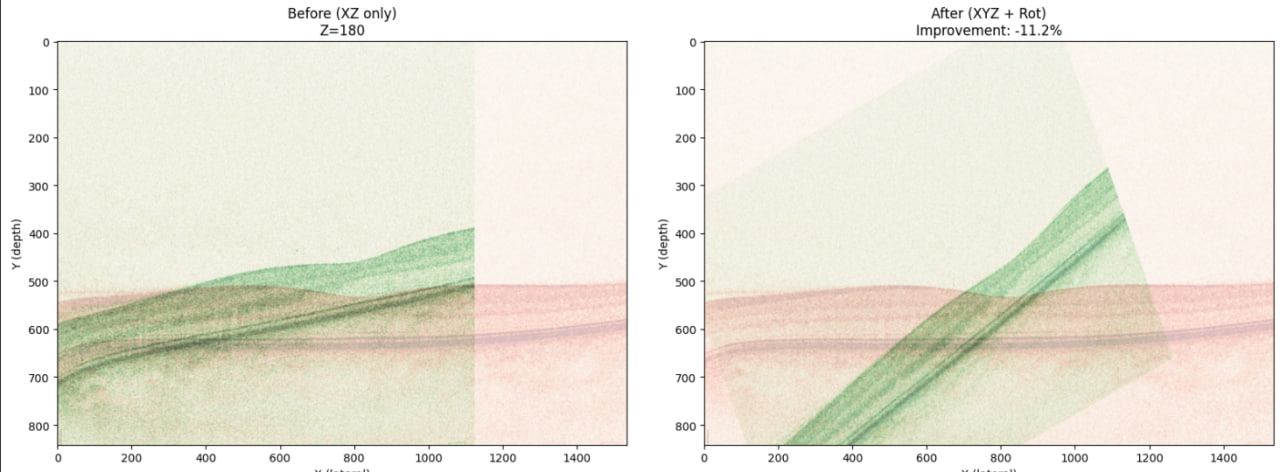
#> input picture notebooks/zaxis_comparison.jpg, 1280 x 472 px; its folder holds only this picture in this run
$ python -i rotation_alignment.py   (imports and definitions only)
#> lines starting #> are read from the running program, lines starting #| are printed output that depends on the picture
#> further down, picture is the input picture: shape (472, 1280, 3); mean B, G, R 219.1, 231.6, 235.1
#!/usr/bin/env python3
"""
Rotation Alignment Module for OCT Volume Registration

Implements Z-axis (in-plane XY) rotation correction for parallel layer alignment.
Uses ECC-STYLE CORRELATION with aggressive denoising and thresholding to isolate
retinal layer structures and find optimal rotation angle.

This module provides:
  - Z-axis rotation detection (coarse-to-fine grid search)
  - Aggressive preprocessing (denoising + thresholding) to isolate tissue layers
  - Normalized correlation scoring for alignment quality
  - Rotation visualization functions

Key Insight:
  OCT images have significant speckle noise. By aggressively denoising and thresholding
  to keep only bright retinal layers, we can use simple correlation to find the
  rotation that best aligns the layer structures.

Usage:
    from rotation_alignment import find_optimal_rotation_z, apply_rotation_z

    angle, metrics = find_optimal_rotation_z(overlap_v0, overlap_v1)
    volume_rotated = apply_rotation_z(volume, angle)
"""

import numpy as np
from scipy import ndimage
from scipy.ndimage import rotate
import matplotlib.pyplot as plt
import cv2


# ============================================================================
# PREPROCESSING FUNCTIONS
# ============================================================================

def preprocess_oct_for_rotation(img, mask=None):
    """
    Preprocess OCT B-scan with VERY aggressive denoising and thresholding.

    This isolates clean retinal layer structures by removing speckle noise
    and zeroing out low-intensity regions.

    Pipeline:
      1. Non-local means denoising (h=12)
      2. Bilateral filtering (sigma=90)
      3. Median filter (kernel=7)
      4. Otsu thresholding (80% threshold - keeps only bright tissue)
      5. CLAHE contrast enhancement
      6. Horizontal kernel filter (emphasizes layer structures)

    Args:
        img: Input B-scan (2D array)
        mask: Optional binary mask to focus on valid regions

    Returns:
        Preprocessed uint8 image with isolated layer structures
    """
    # Normalize to 0-255 first
    img_norm = ((img - img.min()) / (img.max() - img.min() + 1e-8) * 255).astype(np.uint8)

    # Step 1: Non-local means denoising (very effective for OCT speckle)
    denoised1 = cv2.fastNlMeansDenoising(img_norm, h=12, templateWindowSize=7, searchWindowSize=21)

    # Step 2: Bilateral filtering for edge-preserving smoothing
    denoised2 = cv2.bilateralFilter(denoised1, d=9, sigmaColor=90, sigmaSpace=90)

    # Step 3: Median filter to remove remaining noise
    denoised3 = cv2.medianBlur(denoised2, 7)
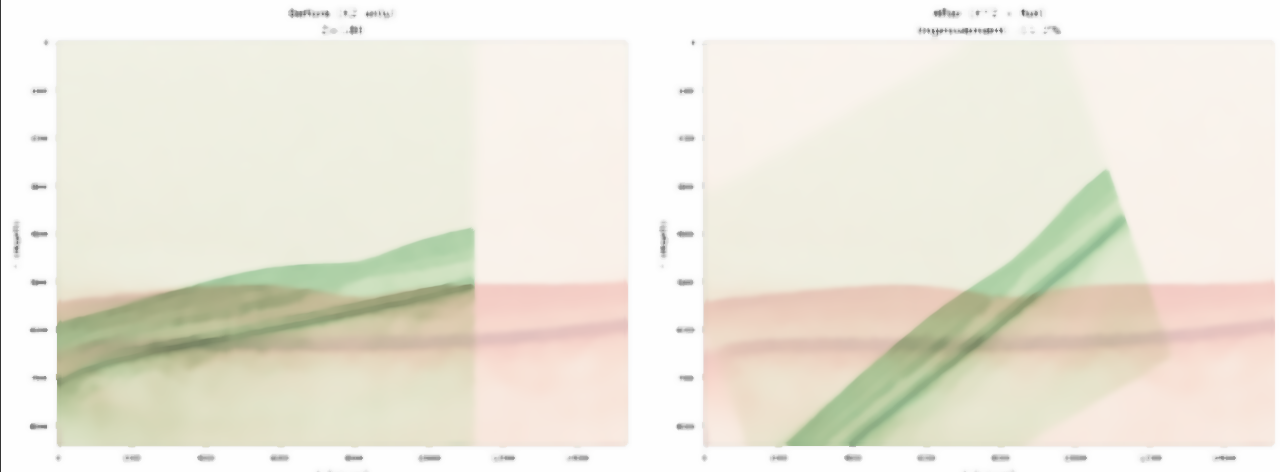
#> denoised3: shape (472, 1280, 3); mean B, G, R 219.4, 232.2, 235.8

    # Step 4: Threshold to keep only tissue layers (zero out noise/background)
#> (the run stopped early here; a loop or call above may not have finished)
